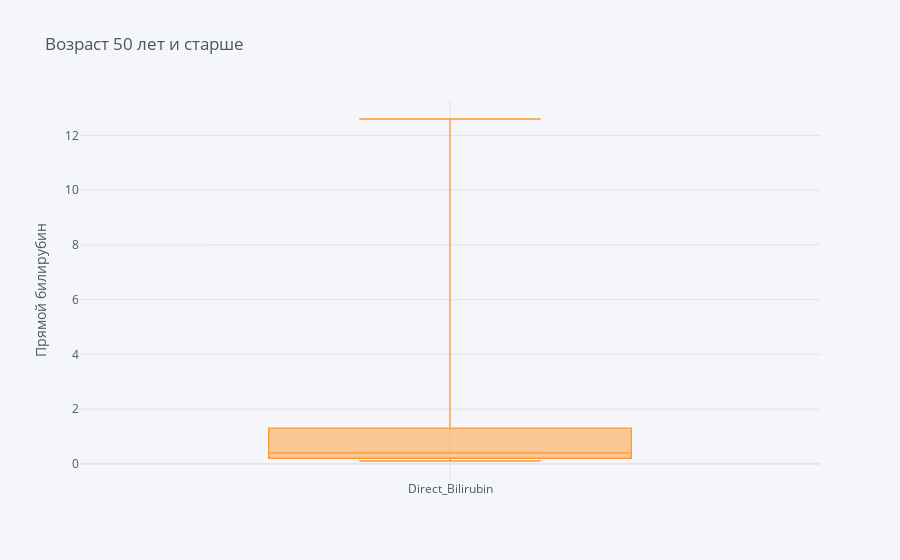

Here is the notebook cell this chart was saved with:
### Code cell
DB_after_50.iplot(kind='box',
                yTitle='Прямой билирубин',
                title='Возраст 50 лет и старше')

### Figure 1 — Plotly figure (JSON) as saved in the notebook; plotly's stock layout.template omitted (floating-point values rounded to 4 significant figures; data arrays with more than 128 entries replaced by an {"elided": "..."} marker saying what was removed)
{"data": [{"boxpoints": false, "line": {"width": 1.3}, "marker": {"color": "rgba(255, 153, 51, 1.0)"}, "name": "Direct_Bilirubin", "orientation": "v", "type": "box", "y": {"elided": "230 float values"}}], "layout": {"legend": {"bgcolor": "#F5F6F9", "font": {"color": "#4D5663"}}, "paper_bgcolor": "#F5F6F9", "plot_bgcolor": "#F5F6F9", "title": {"font": {"color": "#4D5663"}, "text": "Возраст 50 лет и старше"}, "xaxis": {"gridcolor": "#E1E5ED", "showgrid": true, "tickfont": {"color": "#4D5663"}, "title": {"font": {"color": "#4D5663"}, "text": ""}, "zerolinecolor": "#E1E5ED"}, "yaxis": {"gridcolor": "#E1E5ED", "showgrid": true, "tickfont": {"color": "#4D5663"}, "title": {"font": {"color": "#4D5663"}, "text": "Прямой билирубин"}, "zerolinecolor": "#E1E5ED"}}}
